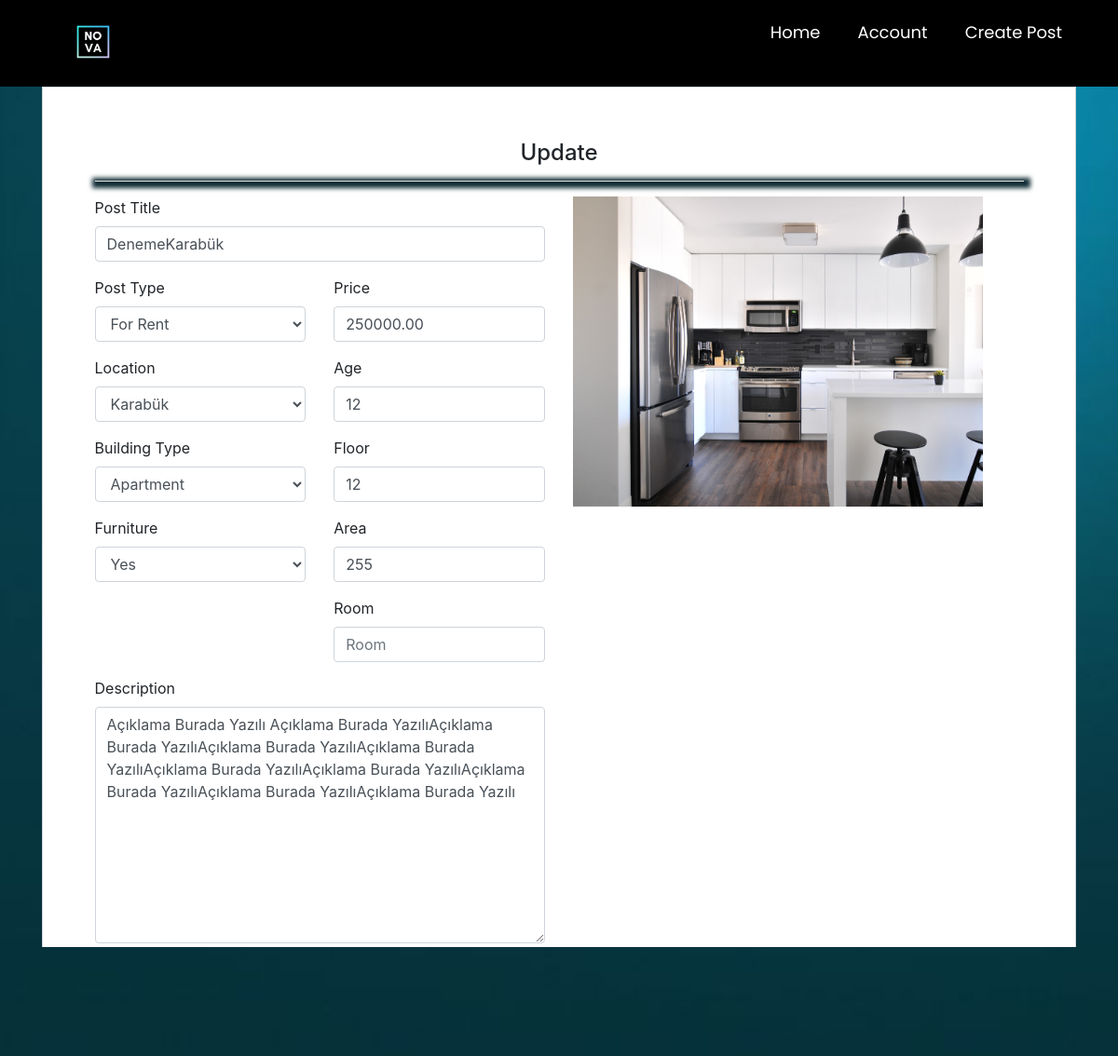
Page /editpost/61 (signed in) on the earlier database version.
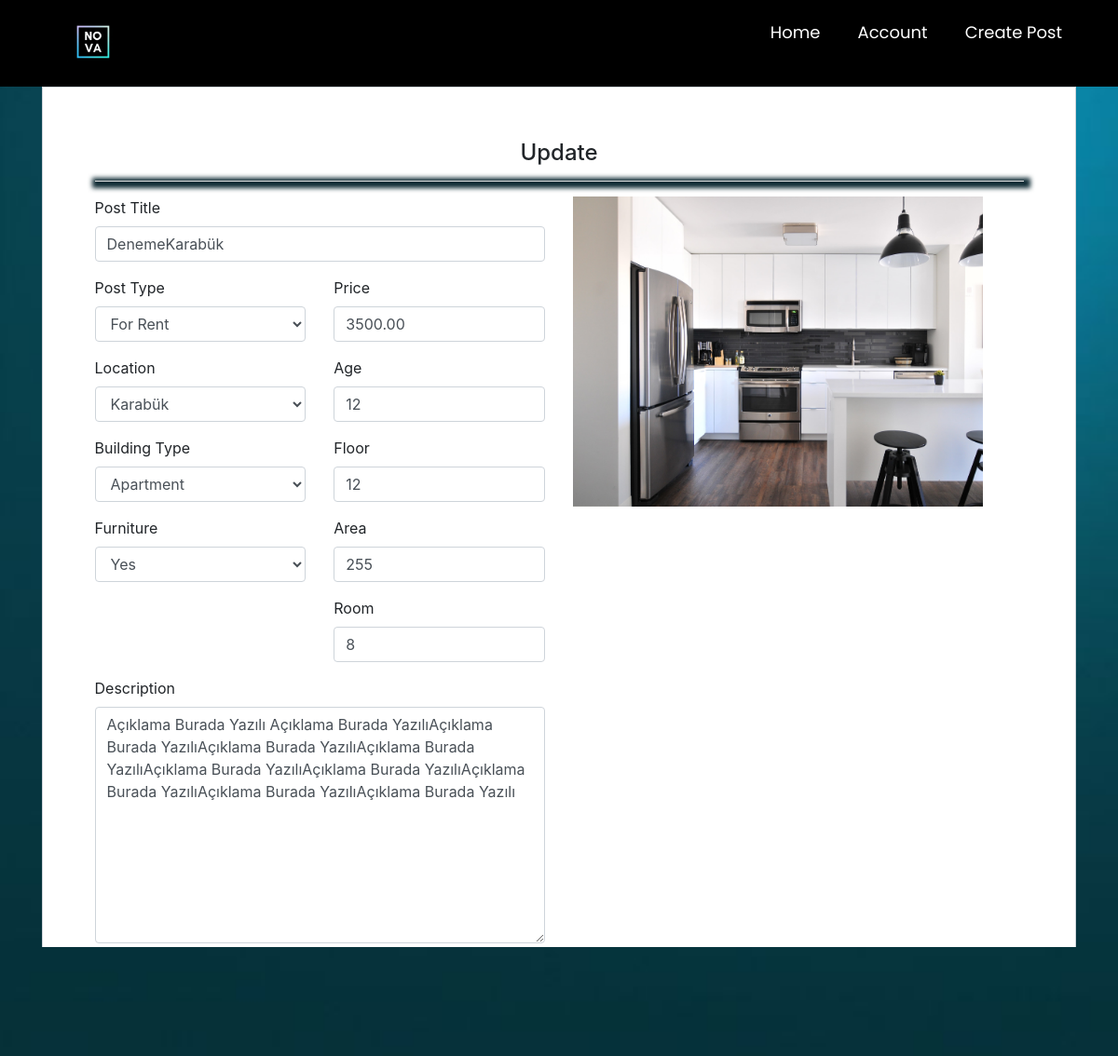
Same page on the later database version.
### main/models.py (models this page shows, shortened)
class Post(models.Model):
    ouruser = models.ForeignKey(ourUser, null=True, on_delete=models.CASCADE)
    post_title = models.CharField(max_length=255,null=True)
    post_description = models.TextField()
    price = models.DecimalField(decimal_places=2 , max_digits=12)
    location = models.CharField(max_length=255,null=True,choices=city)
    postType = models.CharField(choices=RorS , max_length=50, null=True , default='For Sale')
    floor = models.DecimalField(decimal_places=0 , max_digits=3 ,null=True)
    building_age = models.DecimalField(decimal_places=0, max_digits=2 , null=True)
    area = models.DecimalField(decimal_places=0,max_digits=4 ,null=True)
    isFurniture = models.CharField(choices=Furniture ,null=True,max_length=50,default="No")
    building_type = models.CharField(choices=b_types ,null=True ,max_length=50)
    room = models.DecimalField(decimal_places=0 , max_digits=3 ,null=True)

### main/views.py (the view)
# urls.py: path('editpost/<int:pk>',views.editpost, name="editpost" ),
@login_required
def editpost(request,pk):
    fuser = Post.objects.get(id=pk)
    p_form = CreatePost(instance=fuser)
    pimage = PostImages.objects.filter(gallery=fuser)
    mydict  =  { 'fuser':fuser,'p_form':p_form ,'pimage':pimage }
    if request.method == 'POST':
        p_form = CreatePost(request.POST,instance=fuser)
        if p_form.is_valid():
            post=p_form.save()
            fuser.save()
            return redirect('listaddedposts')
    return render(request, 'main/editpost.html',context = mydict)

### main/forms.py
class CreatePost(ModelForm):
    class Meta:
        model = Post
        fields = ['postType' , 'isFurniture' , 'building_type' , 'location' , 'post_title' ,'price' , 'building_age','floor','post_description','area', 'room' ]

### main/templates/main/editpost.html (shortened to what this page needs)
{% extends 'main/mainpage.html' %}
{% load widget_tweaks %}
{% load static %}
{% block content %}
<head>
  <link href="//maxcdn.bootstrapcdn.com/bootstrap/4.1.1/css/bootstrap.min.css" rel="stylesheet" id="bootstrap-css">
</head>
<body >
<form method="post" enctype="multipart/form-data">
<div class="container register-form">
  <div class="form">
    <div class="form-content">
                <center>
            <h4>Update</h4>
            <hr>
          </center>
      <div class="row">
        <div class="col-sm">
          <div class="form-group">
            <label>Post Title</label>
            {% render_field p_form.post_title class="form-control" placeholder="Post Title" %}
          </div>
        <div class="row">
        <div class="col-sm">
            <div class="form-group">
              <label>Post Type</label>
              {% render_field p_form.postType class="form-control" placeholder="Post Type" %}
            </div>
            <div class="form-group">
              <label>Location</label>
              {% render_field p_form.location class="form-control" placeholder="Location" %}
            </div>
            <div class="form-group">
              <label>Building Type</label>
              {% render_field p_form.building_type class="form-control" placeholder="Type" %}
            </div>
            <div class="form-group">
              <label>Furniture</label>
              {% render_field p_form.isFurniture class="form-control" placeholder="Furniture" %}
            </div>
        </div>
          <div class="col-sm">
            <div class="form-group">
              <label>Price</label>
              {% render_field p_form.price class="form-control" placeholder="Price" %}
            </div>
            <div class="form-group">
              <label>Age</label>
              {% render_field p_form.building_age class="form-control" placeholder="Age" %}
            </div>
            <div class="form-group">
              <label>Floor</label>
              {% render_field p_form.floor class="form-control" placeholder="Floor" %}
            </div>
               <div class="form-group">
                 <label>Area</label>
              {% render_field p_form.area class="form-control" placeholder="Area" %}
            </div>
                           <div class="form-group">
                 <label>Room</label>
              {% render_field p_form.room class="form-control" placeholder="Room" %}
            </div>
          </div>
        </div>
            <div class="form-group">
              <label>Description</label>
              {% render_field p_form.post_description class="form-control" placeholder="Description" %}
            </div>
        </div>
		<div class="col-sm">
            <div id="slide-wrapper">
                <div id="slider" >
                    {% for i in pimage %}
                    <img class="thumbnail" src="{% static i.image.url %}" width="500" height="333">
                    {% endfor %}
                </div>
            </div>
		</div>
      </div>
      <hr>
           <center>
        <button type="submit" class="btnSubmit" style="background: #649eeb; color:white; border-color: #649eeb">Update</button>
               <button onclick="document.getElementById('delete').click()" type="button" class="btn btn-danger btn-sm">Delete</button>
      </center>
    </div>
  </div>
</div>
</form>
</body>
{% endblock content %}

Differences in the rows shown:
changed Post "DenemeKarabük": price "250000.00" → "3500.00"; room (not shown) → "8"
